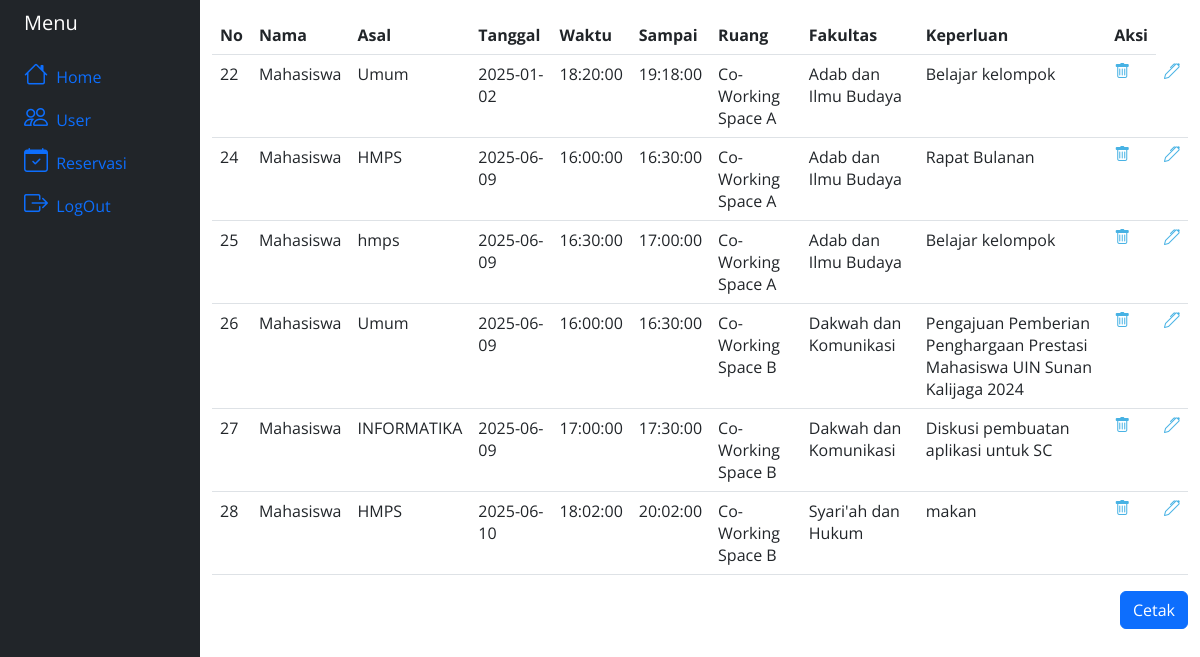
Page /crudReservasi.php on the committed database.
### tables this page shows
CREATE TABLE `reservasi` (
  `id` int(11) NOT NULL,
  `nama` varchar(100) NOT NULL,
  `asal` varchar(255) NOT NULL,
  `fakultas` varchar(35) NOT NULL,
  `keperluan` varchar(100) NOT NULL,
  `ruang` varchar(100) NOT NULL,
  `tanggal` date NOT NULL,
  `waktu` time NOT NULL,
  `waktu_selesai` time NOT NULL
);

### crudReservasi.php (the view, shortened to what this page needs)
<html lang="en">
    <head>
        <link href="assets/vendor/aos/aos.css" rel="stylesheet">
        <link href="assets/vendor/bootstrap/css/bootstrap.min.css" rel="stylesheet">
        <link href="assets/vendor/bootstrap-icons/bootstrap-icons.css" rel="stylesheet">
        <link href="assets/vendor/boxicons/css/boxicons.min.css" rel="stylesheet">
        <link href="assets/vendor/glightbox/css/glightbox.min.css" rel="stylesheet">
        <link href="assets/vendor/remixicon/remixicon.css" rel="stylesheet">
        <link href="assets/vendor/swiper/swiper-bundle.min.css" rel="stylesheet">
        <link href="assets/css/style.css" rel="stylesheet">
    </head>
    <body>
        <div class="container-fluid">
            <div class="row flex-nowrap">
            <div class="col-auto col-md-3 col-xl-2 px-sm-2 px-0 bg-dark sidebar-sticky">
                <div class="d-flex flex-column align-items-center align-items-sm-start px-3 pt-2 text-white min-vh-100">
                    <a href="/" class="d-flex align-items-center pb-3 mb-md-0 me-md-auto text-white text-decoration-none">
                        <span class="fs-5 d-none d-sm-inline">Menu</span>
                    </a>
                    <ul class="nav nav-pills flex-column mb-sm-auto mb-0 align-items-center align-items-sm-start" id="menu">
                        <li class="nav-item">
                            <a href="crud.php" class="nav-link align-middle px-0">
                                <i class="bi bi-house fs-4"></i> <span class="ms-1 d-none d-sm-inline">Home</span>
                            </a>
                        </li>
                        <li class="nav-item">
                            <a href="crudUser.php" class="nav-link px-0 align-middle">
                                <i class="bi bi-people fs-4"></i> <span class="ms-1 d-none d-sm-inline">User</span>
                            </a>
                        </li>
                        <li class="nav-item">
                            <a href="crudReservasi.php" class="nav-link px-0 align-middle">
                                <i class="bi bi-calendar-check fs-4"></i> <span class="ms-1 d-none d-sm-inline">Reservasi</span>
                            </a>
                        </li>
                        <li class="nav-item">
                            <a href="logoutAdmin.php" class="nav-link px-0 align-middle">
                                <i class="bi bi-box-arrow-right fs-4"></i> <span class="ms-1 d-none d-sm-inline">LogOut</span>
                            </a>
                        </li>
                    </ul>
                </div>
            </div>
                <div class="col py-3">
                    <table class="table">
                        <tr>
                            <th>No</th>
                            <th>Nama</th>
                            <th>Asal</th>
                            <th>Tanggal</th>
                            <th>Waktu</th>
                            <th>Sampai</th>
                            <th>Ruang</th>
                            <th>Fakultas</th>
                            <th>Keperluan</th>
                            <th>Aksi</th>
                        </tr>
                        <?php
                            include 'koneksi.php';
                            $sql = "SELECT * FROM reservasi";
                            $result = $conn -> query($sql);
                            while($row = $result -> fetch_assoc()){
                                echo "<tr>
                                    <td>".$row["id"]."</td>
                                    <td>".$row['nama']."</td>
                                    <td>".$row["asal"]."</td>
                                    <td>".$row["tanggal"]."</td>
                                    <td>".$row["waktu"]."</td>
                                    <td>".$row["waktu_selesai"]."</td>
                                    <td>".$row["ruang"]."</td>
                                    <td>".$row["fakultas"]."</td>
                                    <td>".$row["keperluan"]."</td>
                                    <td><a href='hapusReservasi.php?id=".$row['id']."'><i class='bi-trash'></i></a></td>
                                    <td><a href='editFormReservasi.php?id=".$row['id']."'><i class='bi-pen'></i></a></td>
                                </tr>";
                            }
                        ?>
                    </table>
                    <a href="tampilUser.php">
                            <button type="button" class="btn btn-primary float-end">Cetak</button>
                    </a>
                </div>
            </div>
        </div>
    </body>
</html>

### assets/css/style.css (style rules this page uses)
body { font-family: "Open Sans", sans-serif; color: #444444; }
a { color: #47b2e4; text-decoration: none; }

### rows in the picture
reservasi: id "22", nama "Mahasiswa", asal "Umum", tanggal "2025-01-02", waktu "18:20:00", waktu_selesai "19:18:00", ruang "Co-Working Space A", fakultas "Adab dan Ilmu Budaya", keperluan "Belajar kelompok"
reservasi: id "24", nama "Mahasiswa", asal "HMPS", tanggal "2025-06-09", waktu "16:00:00", waktu_selesai "16:30:00", ruang "Co-Working Space A", fakultas "Adab dan Ilmu Budaya", keperluan "Rapat Bulanan"
reservasi: id "25", nama "Mahasiswa", asal "hmps", tanggal "2025-06-09", waktu "16:30:00", waktu_selesai "17:00:00", ruang "Co-Working Space A", fakultas "Adab dan Ilmu Budaya", keperluan "Belajar kelompok"
reservasi: id "26", nama "Mahasiswa", asal "Umum", tanggal "2025-06-09", waktu "16:00:00", waktu_selesai "16:30:00", ruang "Co-Working Space B", fakultas "Dakwah dan Komunikasi", keperluan "Pengajuan Pemberian Penghargaan Prestasi Mahasiswa UIN Sunan Kalijaga 2024"
reservasi: id "27", nama "Mahasiswa", asal "INFORMATIKA", tanggal "2025-06-09", waktu "17:00:00", waktu_selesai "17:30:00", ruang "Co-Working Space B", fakultas "Dakwah dan Komunikasi", keperluan "Diskusi pembuatan aplikasi untuk SC"
reservasi: id "28", nama "Mahasiswa", asal "HMPS", tanggal "2025-06-10", waktu "18:02:00", waktu_selesai "20:02:00", ruang "Co-Working Space B", fakultas "Syari'ah dan Hukum", keperluan "makan"
